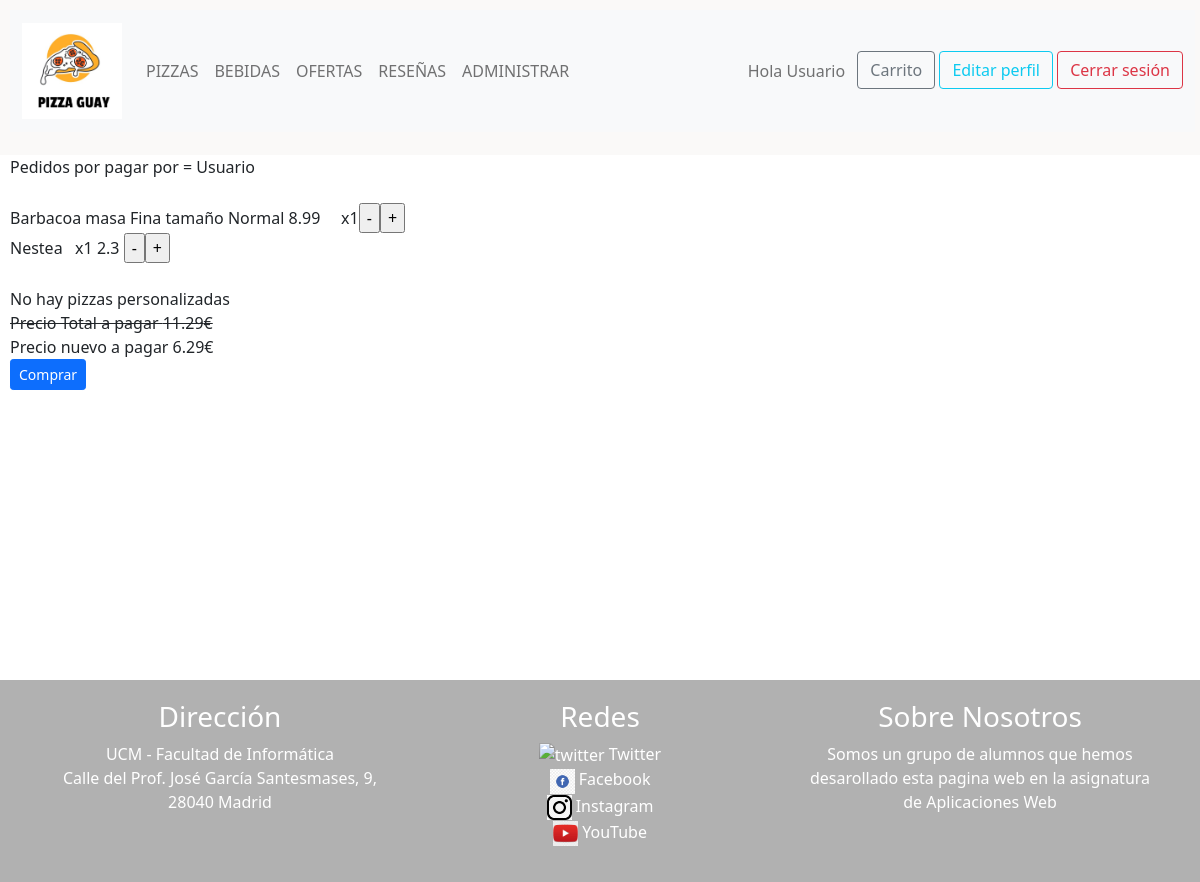
Page /carrito.php (signed in) on the earlier database version.
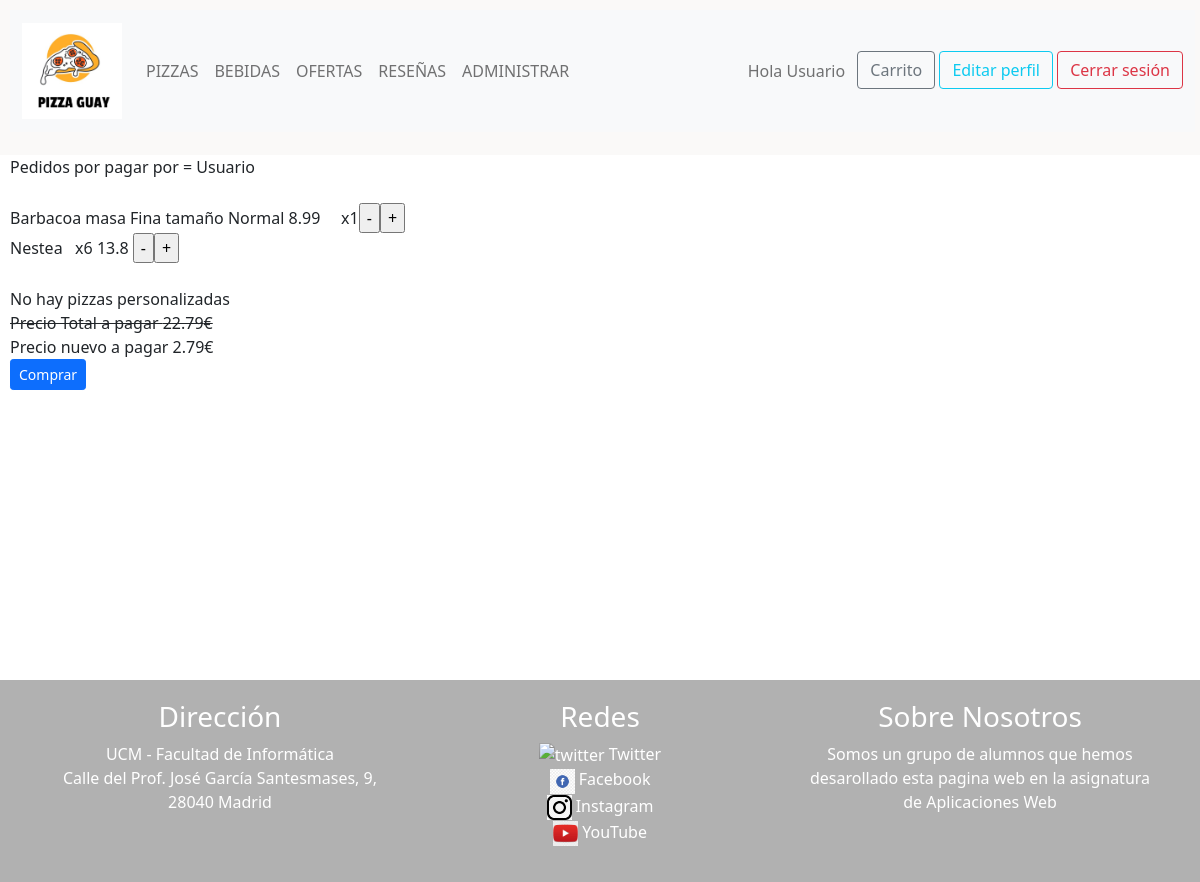
Same page on the later database version.
### tables this page shows
CREATE TABLE `bebidas` (
  `ID_Bebida` int(30) NOT NULL,
  `Nombre` varchar(30) NOT NULL,
  `Precio` double NOT NULL,
  `Imagen` varchar(30) NOT NULL
);

CREATE TABLE `ofertas` (
  `ID_Oferta` int(11) NOT NULL,
  `Codigo` varchar(30) NOT NULL,
  `Tipo` int(11) NOT NULL,
  `Descuento` varchar(30) NOT NULL,
  `Info` varchar(50) NOT NULL
);

### carrito.php (the view, shortened to what the changed rows need)
<?php
require_once __DIR__.'/includes/src/Carrito.php';
require_once __DIR__.'/includes/src/PizzaPedida.php';
require_once __DIR__.'/includes/src/BebidaPedida.php';
$carrito= new Carrito();
$nombre=$carrito->inicio();
$string=mostrar($nombre,$carrito);
$contenidoPrincipal=<<<EOF
	<div class="carrito">
	$string
	</div>
EOF;
include __DIR__.'/includes/vistas/plantillas/plantilla.php';
function mostrar($nombre,$carrito){
	$app = Aplicacion::getInstancia();
	$db = $app->conexionBd();
	$pizzaPedida = PizzaPedida::muestraPizzas();
	$bebidaPedida= BebidaPedida::muestraBebidas();
	if($pizzaPedida!=null)
	$length=count($pizzaPedida);else $length=0;
	$insert=0;
	for($Q=0;$Q<$length;$Q++){
		if($insert<$pizzaPedida[$Q]->get_id())
		$insert=$pizzaPedida[$Q]->get_id();
	}
	if($bebidaPedida!=null)
	$length=count($bebidaPedida);else $length=0;
	$insert2=0;
	for($Q=0;$Q<$length;$Q++){
		if($insert2<$bebidaPedida[$Q]->get_id())
		$insert2=$bebidaPedida[$Q]->get_id();
	}
	$carritoToString="";
	if($nombre!=null){
		$precio=$carrito->consultaPrecio();
		$precioP=$carrito->precioPerso();
		$arrayPP=$carrito->consultaPersonalizada();
		$descuento=$carrito->consultaDescuento();
		$i=2000;
		$j=1000;
		$boolPersonalizada=false;
		$boolRepetido=false;
		$carritoToString=$carritoToString.'Pedidos por pagar por = '.$nombre.' </a>'.'<br></br>';
		if($pizzaPedida!=null){
			$controlmasa=null;
			$controlpiza=null;
			$controltamaño=null;
			foreach($pizzaPedida as $pizza) {
				$pedido=$pizza->get_pedido();
				$idPizzaPedida=$pizza->get_id();
				$idPizza=$pizza->get_idPizza();
				$idMasa=$pizza->get_idMasa();
				$idTamaño=$pizza->get_idTamaño();
				$nombre=$pizza->get_nombre();
				$tamaño=$pizza->get_tamaño();
				$masa=$pizza->get_masa();
				$precio1=$pizza->get_precio();
				$carritoToString=$carritoToString.'<form id="form" name="form" method="post" autocomplete="off">';
				if($idPizza==3){
					$boolPersonalizada=true;
					$carritoToString=$carritoToString. $nombre.'  ';
					$carritoToString=$carritoToString.' masa '. $masa.'  ';
					$carritoToString=$carritoToString.' tamaño '. $tamaño.'  ';
					$carritoToString=$carritoToString. $pizza->get_tamañoPrecio()+$precio1.'  ';
						$carritoToString = $carritoToString . '<input name="'.$i.'" type="submit" id="'.$i.'"value="-"/>';
						$carritoToString=$carritoToString.'<br>';
						$pizzaIngrediente = PizzaIngrediente::muestraIngredientes($idPizzaPedida);
						if($pizzaIngrediente!=null){
							$q=0;
							foreach($pizzaIngrediente as $ing) {
								$idPizzaIngre=$ing->get_idIngredientePizza();
								$nombreIng=$ing->get_nombreIng();
								$precioIng=$ing->get_precioIng();
								$carritoToString=$carritoToString.'<form id="form" name="form" method="post" autocomplete="off">';
								$carritoToString=$carritoToString.' &nbsp '.$nombreIng.'  ';
								$carritoToString = $carritoToString .'  ';
								$carritoToString=$carritoToString.$precioIng.'  ';
									$carritoToString = $carritoToString . '<input name="'.$q.'" type="submit" id="'.$q.'"value="-"/>';
									$carritoToString=$carritoToString.'<br>';
								$carritoToString=$carritoToString.'</form>';
								if(isset($_POST[$q])){
									$query4="DELETE FROM pizza_ingredientes WHERE ID_IngredientePizza='$idPizzaIngre'";
									$resultado4=$db->query($query4);
									header("Location:carrito.php");
								}
								$q++;
							}
						}
						else{
							$carritoToString=$carritoToString.'No has elegido ingredientes';
						}
						$carritoToString=$carritoToString."<br>";
						$sumTot=$precio+$precioP;
						$carritoToString=$carritoToString.'</form>';
				}else{
					$query=" SELECT * FROM pedidos_pizzas WHERE ID_Pizza='$idPizza' AND ID_Masa='$idMasa' AND ID_Tamaño='$idTamaño' AND ID_Pedido='$pedido'";
					$resultado=$db->query($query);
					$row_cnt = mysqli_num_rows($resultado);
					$repetidor=$row_cnt;
					if($controlmasa!=$idMasa||$controlpiza!=$idPizza||$controltamaño!=$idTamaño){
						$controlmasa=null;
						$controlpiza=null;
						$controltamaño=null;
					}
					if(($controlmasa==$idMasa&&$controlpiza==$idPizza&&$controltamaño==$idTamaño&&$repetidor!=1&&$repetidor!=0&&$boolRepetido==false)
					||$controlmasa==null&&$controlpiza==null&&$controltamaño==null){
							$carritoToString=$carritoToString. $nombre.'  ';
							$carritoToString=$carritoToString.' masa '. $masa.'  ';
							$carritoToString=$carritoToString.' tamaño '. $tamaño.'  ';
							$carritoToString=$carritoToString. $row_cnt*($pizza->get_tamañoPrecio()+$precio1).'  ';
							$carritoToString=$carritoToString.' &nbsp '.' &nbsp '.'x'.$row_cnt;
								$carritoToString = $carritoToString . '<input name="'.$i.'" type="submit" id="borrar"value="-"/>';
								$carritoToString = $carritoToString . '<input name="'.$j.'" type="submit" id="'.$j.'"value="+"/>';
								$carritoToString=$carritoToString.'<br>';
							$carritoToString=$carritoToString.'</form>';
							$boolRepetido=true;
					}
					$controlmasa=$idMasa;
					$controlpiza=$idPizza;
					$controltamaño=$idTamaño;
				}
				$i++;
				$j--;
			}
		}
		else{
			$carritoToString=$carritoToString.'No hay pizzas';
			$carritoToString=$carritoToString.'<br>';
		}
		if($bebidaPedida!=null){
			$boolRepetido=false;
			$controlbebida=null;
			foreach($bebidaPedida as $bebida) {
				$pedido=$bebida->get_pedido();
				$Bebida=$bebida->get_idBebida();
				$nombre=$bebida->get_nombre();
				$precioB=$bebida->get_precio();
				$query=" SELECT * FROM pedidos_bebidas WHERE ID_Bebida='$Bebida' AND ID_Pedido='$pedido'";
					$resultado=$db->query($query);
					$row_cnt = mysqli_num_rows($resultado);
					$repetidor=$row_cnt;
						if($controlbebida!=$Bebida)
						$controlbebida=null;
					if(($controlbebida==null)||($controlbebida==$Bebida&&$repetidor!=1&&$repetidor!=0&&$boolRepetido==false)){
						$carritoToString=$carritoToString.'<form id="form" name="form" method="post" autocomplete="off">';
						$carritoToString=$carritoToString. $nombre.' &nbsp '.'x'.$row_cnt.'  ';
						$carritoToString=$carritoToString. $row_cnt*$precioB.'  ';
							$carritoToString = $carritoToString . '<input name="'.$i.'" type="submit" id="'.$i.'"value="-"/>';
							$carritoToString = $carritoToString . '<input name="'.$j.'" type="submit" id="'.$j.'"value="+"/>';
							$carritoToString=$carritoToString.'<br>';
						$carritoToString=$carritoToString.'</form>';
						$boolRepetido=true;
					}
					$controlbebida=$Bebida;
				$i++;
				$j--;
			}
		}
		else{
			$carritoToString=$carritoToString.'No hay bebidas';
			$carritoToString=$carritoToString.'<br>';
		}
		$oferta=$carrito->consultaOferta();
		$carritoToString=$carritoToString.'<br>';
		if($boolPersonalizada==false)
			$carritoToString=$carritoToString.'No hay pizzas personalizadas'.'<br>';
		if($arrayPP==null){
			$sumTot=$precio;
		}
		if($oferta!=null){
			if($oferta==4){
				$carritoToString=$carritoToString.'Precio Total a pagar '.$sumTot.' €';
				$carritoToString=$carritoToString.'<br>';
				$carritoToString=$carritoToString.'<a>Tienes ofertas ¡Usalas!</a>';
				$carritoToString=$carritoToString.'<a href=" oferta.php">Canjear  </a><br>';
			}else{
				if($descuento!=0){
					$carritoToString=$carritoToString. '<strike>Precio Total a pagar '.$sumTot.'€</strike>';
					$carritoToString=$carritoToString.'<br>';
					if($sumTot-$descuento>0)
					$carritoToString=$carritoToString.'Precio nuevo a pagar '.$sumTot-$descuento.'€';
					else
					$carritoToString=$carritoToString.'Precio nuevo a pagar 0 €';
				}
			}
			$carritoToString=$carritoToString.'<br>';
			$carritoToString=$carritoToString.'<a href="procesarCompra.php"><button type="button" class="btn btn-primary btn-sm">Comprar</button></a>';
		}
	}
	else{
		$carritoToString=$carritoToString.'<p class ="mensaje">Debes <a href=login.php>iniciar sesión</a> para acceder al carrito.</p>';
	}
	return $carritoToString;
}

Differences in the rows shown:
no longer on this page (row edited): ofertas: Descuento "Precio nuevo a pagar 6.29€"
changed bebidas: carritoToString "Nestea x1 2.3" → "Nestea x6 13.8"
now on this page (row edited): ofertas: Descuento "Precio nuevo a pagar 2.79€"
Other differences:
$sumTot: "11.29" → "22.79"
